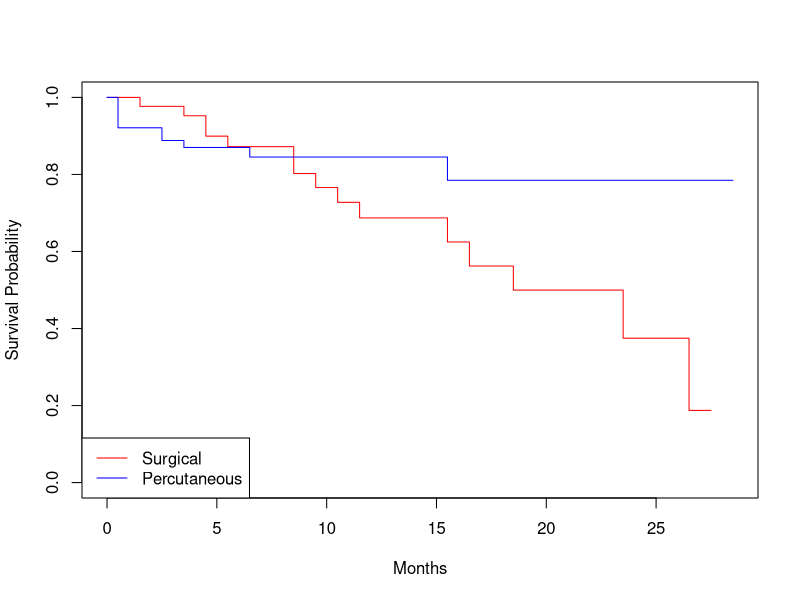
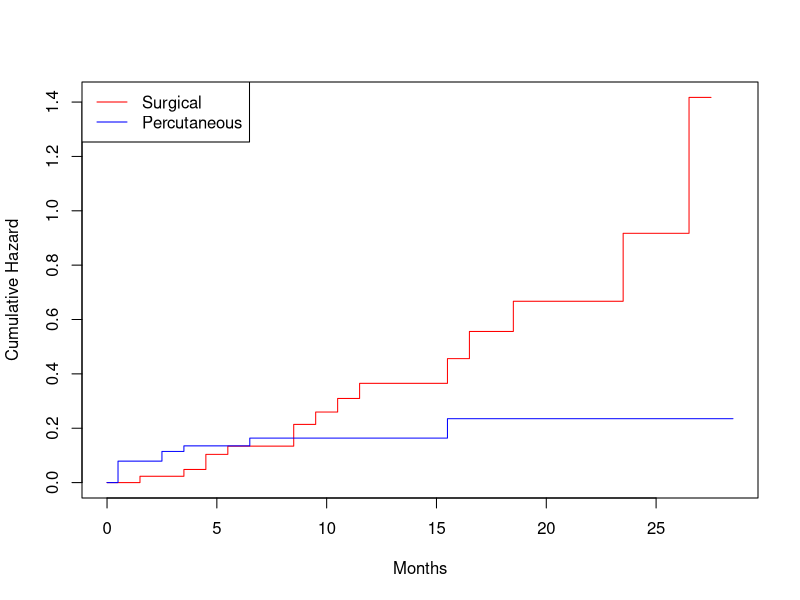
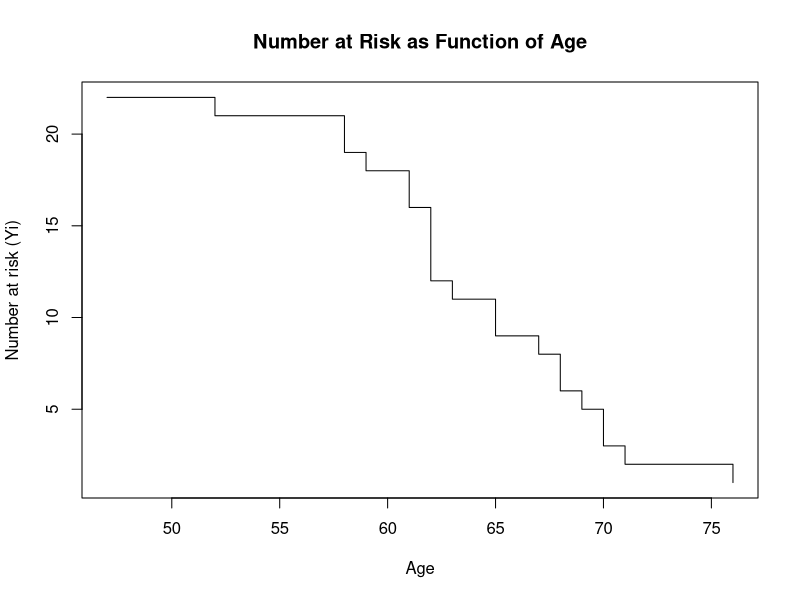
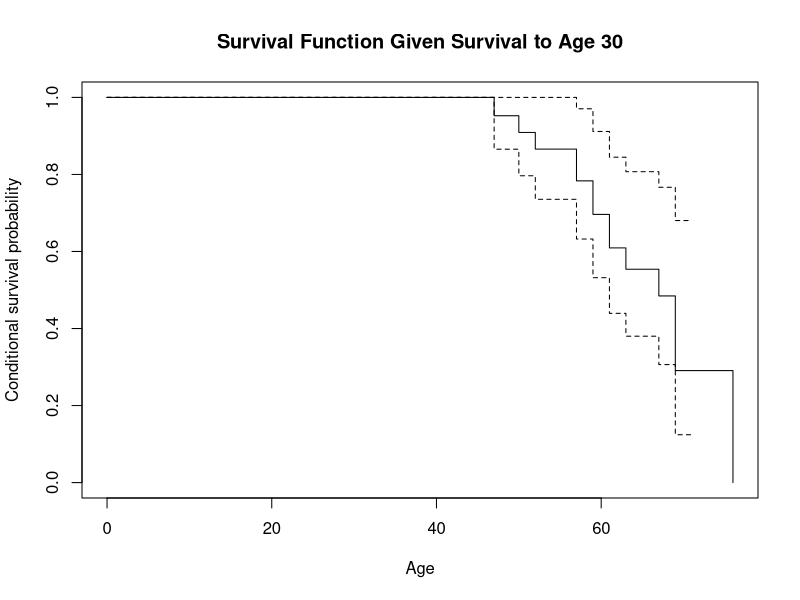

Write R code to recreate these figures, in order.
## ---- chunk 1
library(KMsurv)
library(tidyverse)
library(survival)
## ---- chunk 2
data(tongue)

aneuploid <- subset(tongue, type == 1)

#number of people at risk at beginning of study = number of patients we have data for
N <- nrow(aneuploid)
## ---- chunk 3
#order event times, where delta = 1
event_times <- sort(unique(aneuploid$time[aneuploid$delta == 1]))

#start constructing table
km_table <- data.frame(
  time = event_times
)

#compute di, number of deaths at time ti
km_table$d_i <- sapply(
  km_table$time,
  function(t) sum(aneuploid$time == t & aneuploid$delta == 1) #obs with event (delta = 1) at time t
)

#compute ni, number at risk at time ti
km_table$n_i <- sapply(
  km_table$time,
  function(t) sum(aneuploid$time >= t) #obs before time t
) 
## ---- chunk 4
#survival step terms
km_table$surv_step <- 1 - km_table$d_i / km_table$n_i

#multiply to get estimator for S(t) at each t
km_table$S_t <- cumprod(km_table$surv_step)
## ---- chunk 5
#compute sum term 
km_table$greenwood_term <-
  km_table$d_i / (km_table$n_i * (km_table$n_i - km_table$d_i))

#compute cumulative sum
km_table$cum_greenwood <-
  cumsum(km_table$greenwood_term)

#compute greenwood variance by mult cumsum with S(t) estimate for each t
km_table$var_S_t <-
  (km_table$S_t^2) * km_table$cum_greenwood

#compute SE
km_table$SE_S_t <-
  sqrt(km_table$var_S_t)
## ---- chunk 6
get_survival <- function(target_time) {

  eligible <- which(km_table$time <= target_time)

  if (length(eligible) == 0) {

    return(data.frame(
      time = target_time,
      Survival = 1,
      SE = 0
    ))

  }

  idx <- max(eligible)

  data.frame(
    time = target_time,
    Survival = km_table$S_t[idx],
    SE = km_table$SE_S_t[idx]
  )
}
#conversion factor from months to weeks is 4.345
#input should be in weeks, 12 or 60 months in weeks
S_12 <- get_survival(12*4.345)
S_60 <- get_survival(60*4.345)

S_12
S_60
## ---- chunk 7
H_60 <- -log(S_60$Survival)
H_60
## ---- chunk 8
#add nelson-aalen increments
km_table$haz_increment <- km_table$d_i / km_table$n_i

#compute cumulative hazard
km_table$H_t <- cumsum(km_table$haz_increment)

#calculate variance and SE
km_table$var_increment <- km_table$d_i / (km_table$n_i^2)

km_table$var_H_t <- cumsum(km_table$var_increment)

km_table$SE_H_t <- sqrt(km_table$var_H_t)

#estimate at 60 months
idx60 <- max(which(km_table$time <= 60*4.345))
H60 <- km_table$H_t[idx60]
SE_H60 <- km_table$SE_H_t[idx60]
H60
SE_H60
## ---- chunk 9
S60_from_NA <- exp(-H60)

S_60$Survival #KM
S60_from_NA 
## ---- chunk 10
z <- 1.96

lower_linear <- S_60$Survival - z * S_60$SE
upper_linear <- S_60$Survival + z * S_60$SE

c(lower_linear, upper_linear)
## ---- chunk 11
theta <- exp(z * S_60$SE / log(S_60$Survival))
lower_log <- S_60$Survival^(1/theta)
upper_log <- S_60$Survival^theta
c(lower_log, upper_log)
## ---- chunk 12
fit <- survfit(Surv(time, delta) ~ 1, data = aneuploid, conf.type = "arcsin")
summary(fit, times = c(12*4.345, 60*4.345))
## ---- chunk 13
# bounds in weeks
lower_t <- 36 * 4.345
upper_t <- 72 * 4.345

lower_S <- get_survival(lower_t)
upper_S <- get_survival(upper_t)

# variance = SE^2
a_L <- N * (lower_S$SE)^2 / (1 + N * (lower_S$SE)^2) #0.234
a_U <- N * (upper_S$SE)^2 / (1 + N * (upper_S$SE)^2) #0.321

# from Table C.3 - between 3.06 and 3.02 
c_alpha <- 3.04

theta_lower <- exp(
  c_alpha * lower_S$SE / log(lower_S$Survival)
)

theta_upper <- exp(
  c_alpha * upper_S$SE / log(upper_S$Survival)
)

# correct ordering
lower_band_36 <- lower_S$Survival^(1/theta_lower)
upper_band_36 <- lower_S$Survival^(theta_lower)

lower_band_72 <- upper_S$Survival^(1/theta_upper)
upper_band_72 <- upper_S$Survival^(theta_upper)

print(c(lower_band_36, upper_band_36))

print(c(lower_band_72, upper_band_72))
## ---- chunk 14
# bounds in weeks
lower_t <- 36 * 4.345
upper_t <- 72 * 4.345

lower_S <- get_survival(lower_t)
upper_S <- get_survival(upper_t)

# variance = SE^2
a_L <- N * (lower_S$SE)^2 / (1 + N * (lower_S$SE)^2) #0.234
a_U <- N * (upper_S$SE)^2 / (1 + N * (upper_S$SE)^2) #0.321

# from Table C.3 - between 3.06 and 3.02 
c_alpha <- 3.04

times_weeks <- km_table$time[
  km_table$time >= lower_t &
  km_table$time <= upper_t
]

#compute EP band
EP_band <- lapply(times_weeks, function(t) {

  S <- get_survival(t)

  if (S$Survival == 0) {
    return(data.frame(
      time = t,
      Survival = 0,
      lower = 0,
      upper = 0
    ))
  }

  theta <- exp(
    c_alpha * S$SE / log(S$Survival)
  )

  lower <- S$Survival^(1/theta)
  upper <- S$Survival^(theta)

  data.frame(
    time = t,
    Survival = S$Survival,
    lower = lower,
    upper = upper
  )
})

EP_band <- do.call(rbind, EP_band)
EP_band
## ---- chunk 15
# bounds in weeks
lower_t <- 36 * 4.345
upper_t <- 72 * 4.345

lower_S <- get_survival(lower_t)
upper_S <- get_survival(upper_t)

# variance = SE^2
a_L <- N * (lower_S$SE)^2 / (1 + N * (lower_S$SE)^2) #0.234
a_U <- N * (upper_S$SE)^2 / (1 + N * (upper_S$SE)^2) #0.321

# from Table C.3 - between 3.06 and 3.02 
k_alpha <- 1 #doesn't seem to exist :c, put in 1 as a placeholder

times_weeks <- km_table$time[
  km_table$time >= lower_t &
  km_table$time <= upper_t
]

#compute EP band
EP_log_band <- lapply(times_weeks, function(t) {

  S <- get_survival(t)

  if (S$Survival == 0) {
    return(data.frame(
      time = t,
      Survival = 0,
      lower = 0,
      upper = 0
    ))
  }

  theta <- exp(
    k_alpha * (1+N*S$SE) / (N^(1/2)*log(S$Survival))
  )

  lower <- S$Survival^(1/theta)
  upper <- S$Survival^(theta)

  data.frame(
    time = t,
    Survival = S$Survival,
    lower = lower,
    upper = upper
  )
})

EP_log_band <- do.call(rbind, EP_log_band)
EP_log_band
## ---- chunk 16
#will use survival package
tau <- 400

fit <- survfit(
  Surv(time, delta) ~ 1,
  data = aneuploid
)

summary(fit, rmean = tau)$table

rmst <- 146.6
SE_rmst <- 27.7

CI_lower <- rmst - 1.96*SE_rmst
CI_upper <- rmst + 1.96*SE_rmst
c(CI_lower, CI_upper)
## ---- chunk 17
median_idx <- which(km_table$S_t <= 0.5)[1]

median_time <- km_table$time[median_idx]

median_time

z <- 1.96

lower_surv <- km_table$S_t - z * km_table$SE_S_t
upper_surv <- km_table$S_t + z * km_table$SE_S_t
lower_idx <- which(lower_surv <= 0.5)[1]
lower_median <- km_table$time[lower_idx]
upper_idx <- which(upper_surv <= 0.5)[1]
upper_median <- km_table$time[upper_idx]

c(
  Median = median_time,
  Lower95 = lower_median,
  Upper95 = upper_median
)
## ---- chunk 18
rm(list = ls())
data(lung)

N <- nrow(lung)

#order event times
event_times <- sort(unique(lung$time2[lung$death2 == 1])) #on 3/31/80

#start constructing table
km_table <- data.frame(
  time = event_times
)

#compute di, number of deaths at time ti
km_table$d_i <- sapply(
  km_table$time,
  function(t) sum(lung$time2 == t & lung$death2 == 1)
)

#compute ni, number at risk at time ti
km_table$n_i <- sapply(
  km_table$time,
  function(t) sum(lung$time2 >= t)) #observations before t

#survival step terms
km_table$surv_step <- 1 - km_table$d_i / km_table$n_i

#multiply to get estimator for S(t) at each t
km_table$S_t <- cumprod(km_table$surv_step)

#compute sum term 
km_table$greenwood_term <-
  km_table$d_i / (km_table$n_i * (km_table$n_i - km_table$d_i))

#compute cumulative sum
km_table$cum_greenwood <-
  cumsum(km_table$greenwood_term)

#compute greenwood variance by mult cumsum with S(t) estimate for each t
km_table$var_S_t <-
  (km_table$S_t^2) * km_table$cum_greenwood

#compute SE
km_table$SE_S_t <-
  sqrt(km_table$var_S_t)

get_survival <- function(target_time) {

  eligible <- which(km_table$time <= target_time)

  if (length(eligible) == 0) {

    return(data.frame(
      time = target_time,
      Survival = 1,
      SE = 0
    ))

  }

  idx <- max(eligible)

  data.frame(
    time = target_time,
    Survival = km_table$S_t[idx],
    SE = km_table$SE_S_t[idx]
  )
}
## ---- chunk 19
km_table %>% select(time, d_i, n_i, S_t, SE_S_t)
## ---- chunk 20
t_max <- 320 #max time for status check, not entire study

exp(363 * log(get_survival(t_max)$Survival)/t_max) 
log(get_survival(t_max)$Survival)/t_max #-0.004
## ---- chunk 21
rm(list = ls())
data(lung)

N <- nrow(lung)

#order event times
event_times <- sort(unique(lung$time[lung$death == 1])) #on 3/31/80

#start constructing table
km_table <- data.frame(
  time = event_times
)

#compute di, number of deaths at time ti
km_table$d_i <- sapply(
  km_table$time,
  function(t) sum(lung$time == t & lung$death == 1)
)

#compute ni, number at risk at time ti
km_table$n_i <- sapply(
  km_table$time,
  function(t) sum(lung$time >= t)) #observations before t

#survival step terms
km_table$surv_step <- 1 - km_table$d_i / km_table$n_i

#multiply to get estimator for S(t) at each t
km_table$S_t <- cumprod(km_table$surv_step)

#compute sum term 
km_table$greenwood_term <-
  km_table$d_i / (km_table$n_i * (km_table$n_i - km_table$d_i))

#compute cumulative sum
km_table$cum_greenwood <-
  cumsum(km_table$greenwood_term)

#compute greenwood variance by mult cumsum with S(t) estimate for each t
km_table$var_S_t <-
  (km_table$S_t^2) * km_table$cum_greenwood

#compute SE
km_table$SE_S_t <-
  sqrt(km_table$var_S_t)

get_survival <- function(target_time) {

  eligible <- which(km_table$time <= target_time)

  if (length(eligible) == 0) {

    return(data.frame(
      time = target_time,
      Survival = 1,
      SE = 0
    ))

  }

  idx <- max(eligible)

  data.frame(
    time = target_time,
    Survival = km_table$S_t[idx],
    SE = km_table$SE_S_t[idx]
  )
}
## ---- chunk 22
km_table %>% select(time, d_i, n_i, S_t, SE_S_t)
## ---- chunk 23
tau <- 683

#will use survival package
fit <- survfit(
  Surv(time, death) ~ 1,
  data = lung
)

summary(fit, rmean = tau)$table

rmst <- 275.96
SE_rmst <- 39.7343

CI_lower <- rmst - 1.96*SE_rmst
CI_upper <- rmst + 1.96*SE_rmst
c(CI_lower, CI_upper)
## ---- chunk 24
tab <- summary(fit)$table

# mean time to death (area under KM curve)
mean_surv <- tab["rmean"]

# standard error of mean survival
SE_mean_surv <- tab["se(rmean)"]

c(mean_survival = mean_surv,
  SE = SE_mean_surv)
## ---- chunk 25
#arithmetic mean time to death
mean_complete <- mean(lung$time)

#sample size
N <- nrow(lung)

#sample SD
sd_complete <- sd(lung$time)

#standard error
SE_complete <- sd_complete / sqrt(N)

c(mean_complete = mean_complete,
  SE = SE_complete)
## ---- chunk 26
rm(list = ls())
data(kidney)
## ---- chunk 27
#use survival package
surv_kidney <- Surv(time = kidney$time, event = kidney$delta)

fit_kidney <- survfit(surv_kidney ~ type, data=kidney)

plot(fit_kidney, ylab="Survival Probability", 
     xlab="Months", col = c("red", "blue"))
legend("bottomleft", 
       legend = c("Surgical", "Percutaneous"),
       col = c("red", "blue"),
       lty = 1)
## ---- chunk 28
#plot since already computed
plot(fit_kidney,
     fun = "cumhaz",
     xlab = "Months",
     ylab = "Cumulative Hazard",
     col = c("red", "blue"))
legend("topleft",
       legend = c("Surgical", "Percutaneous"),
       col = c("red", "blue"),
       lty = 1)
#this uses Nelson-Aalen estimate

#crude estimate from slope
summary_5 <- summary(fit_kidney, times = c(4.5, 5.5))

# crude hazard ≈ change in cumulative hazard / change in time
h_5_group1 <- diff(summary_5$cumhaz[summary_5$strata == "type=1"]) / 1
h_5_group0 <- diff(summary_5$cumhaz[summary_5$strata == "type=0"]) / 1
h_5_group1
h_5_group0
## ---- chunk 29
kidneyfit_36 <- survfit(
  Surv(time, delta) ~ type,
  data = kidney)


tab <- summary(kidneyfit_36, rmean = 36)$table

mean2 <- tab["type=2", "rmean"]
se2   <- tab["type=2", "se(rmean)"]

mean1 <- tab["type=1", "rmean"]
se1   <- tab["type=1", "se(rmean)"]

CI2 <- c(mean2 - 1.96 * se2,
         mean2 + 1.96 * se2)

CI1 <- c(mean1 - 1.96 * se1,
         mean1 + 1.96 * se1)

c(CI2, mean2)
c(CI1, mean1)
## ---- chunk 30
rm(list = ls())
data(psych)
#age at admission (age), time of death/censoring (time)
#death: 0 if censored, 1 otherwise
## ---- chunk 31
#event times
event_age <- psych$age + psych$time

#ordered ages
ages <- sort(unique(event_age))

#calculate Yi
Y <- sapply(ages, function(t) {
  sum(psych$age <= t & event_age >= t)
})

plot(
  ages, Y,
  type = "s",
  xlab = "Age",
  ylab = "Number at risk (Yi)",
  main = "Number at Risk as Function of Age"
)
## ---- chunk 32

#survival function takes left censoring into account like this
fit_30 <- survfit(
  Surv(pmax(psych$age, 30), event_age, psych$death) ~ 1
)

plot(
  fit_30,
  xlab = "Age",
  ylab = "Conditional survival probability",
  main = "Survival Function Given Survival to Age 30"
)
